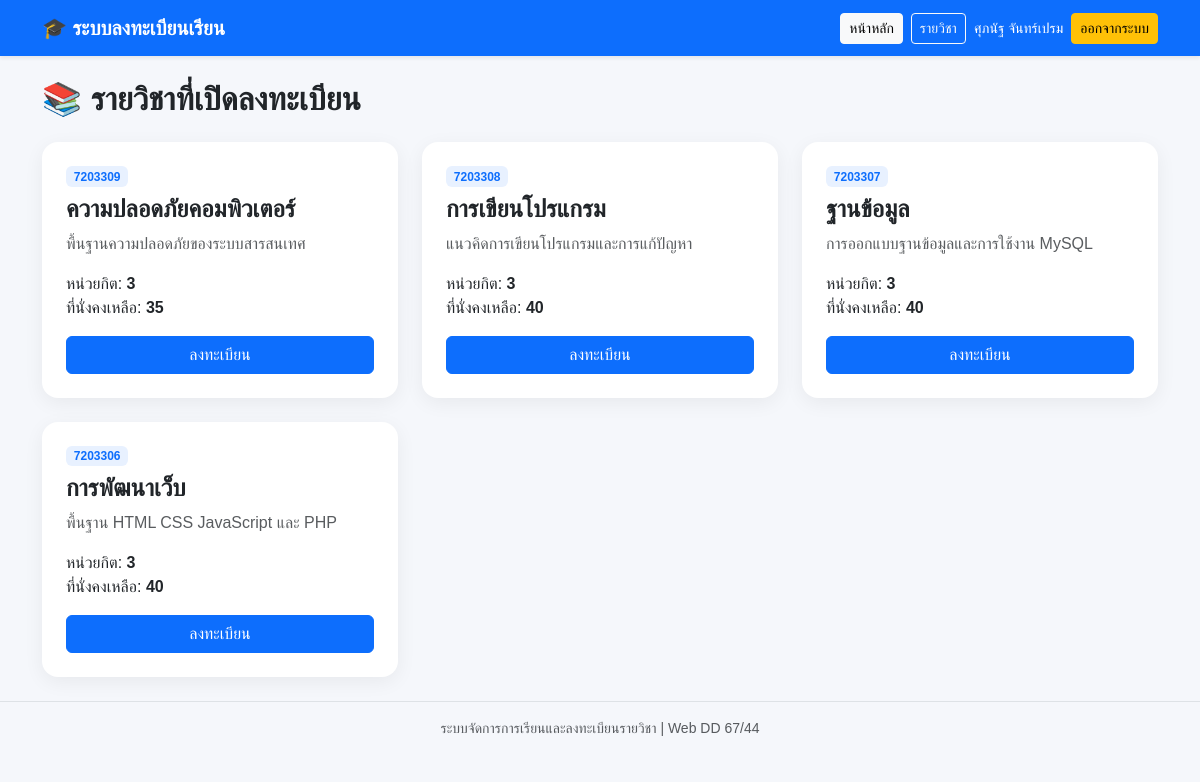
Screenshot of /courses.php (signed in) with the database file from the repository.
### tables this page shows
CREATE TABLE courses (
    id INT AUTO_INCREMENT PRIMARY KEY,
    code VARCHAR(20) NOT NULL,
    name VARCHAR(150) NOT NULL,
    description TEXT,
    credits INT NOT NULL DEFAULT 3,
    capacity INT NOT NULL DEFAULT 40,
    created_at TIMESTAMP DEFAULT CURRENT_TIMESTAMP
);

### database.php (called while the page is built)
<?php
class Database {
    private string $host = "localhost";
    private string $db = "learning_system";
    private string $user = "root";
    private string $pass = "";
    private ?PDO $conn = null;
    public function connect(): PDO {
        if ($this->conn === null) {
            $this->conn = new PDO(
                "mysql:host={$this->host};dbname={$this->db};charset=utf8mb4",
                $this->user,
                $this->pass,
                [
                    PDO::ATTR_ERRMODE => PDO::ERRMODE_EXCEPTION,
                    PDO::ATTR_DEFAULT_FETCH_MODE => PDO::FETCH_ASSOC
                ]
            );
        }
        return $this->conn;
    }
}

### Course.php (called while the page is built, shortened)
<?php
require_once __DIR__ . "/../config/database.php";
class Course {
    private PDO $db;
    public function __construct() {
        $this->db = (new Database())->connect();
    }
    public function all(): array {
        return $this->db->query(
            "SELECT c.*,
                    (SELECT COUNT(*) FROM registrations r WHERE r.course_id = c.id) AS registered
             FROM courses c ORDER BY c.id DESC"
        )->fetchAll();
    }
}

### courses.php (the view, shortened to what this page needs)
<?php
require_once "classes/Auth.php";
require_once "classes/Course.php";
$courseObj = new Course();
$courses = $courseObj->all();
require "includes/header.php";
?>
<h2 class="fw-bold mb-4">📚 รายวิชาที่เปิดลงทะเบียน</h2>
<div class="row g-4">
<?php foreach ($courses as $c): $remaining = max(0, (int)$c["capacity"] - (int)$c["registered"]); ?>
<div class="col-md-6 col-lg-4">
<div class="card p-4 course-card h-100">
<span class="badge badge-soft align-self-start mb-2"><?= htmlspecialchars($c["code"]) ?></span>
<h4 class="fw-bold"><?= htmlspecialchars($c["name"]) ?></h4>
<p class="text-muted"><?= htmlspecialchars($c["description"]) ?></p>
<div class="mb-3">หน่วยกิต: <b><?= $c["credits"] ?></b><br>ที่นั่งคงเหลือ: <b><?= $remaining ?></b></div>
<form method="post"><input type="hidden" name="course_id" value="<?= $c["id"] ?>">
<button class="btn btn-primary w-100" <?= $remaining <= 0 ? "disabled" : "" ?>>ลงทะเบียน</button></form>
</div></div>
<?php endforeach; ?>
</div>
<?php require "includes/footer.php"; ?>

### style.css (style rules this page uses)
body { background:#f5f7fb; font-family:Tahoma,Arial,sans-serif; }
.card { border:0; border-radius:16px; box-shadow:0 5px 20px rgba(0,0,0,.06); }
.course-card { transition:.2s; }
.badge-soft { background:#e8f1ff; color:#0d6efd; }

### rows the page displays
courses: code "7203309", name "ความปลอดภัยคอมพิวเตอร์", description "พื้นฐานความปลอดภัยของระบบสารสนเทศ", credits "3", capacity "35"
courses: code "7203308", name "การเขียนโปรแกรม", description "แนวคิดการเขียนโปรแกรมและการแก้ปัญหา", credits "3", capacity "40"
courses: code "7203307", name "ฐานข้อมูล", description "การออกแบบฐานข้อมูลและการใช้งาน MySQL", credits "3", capacity "40"
courses: code "7203306", name "การพัฒนาเว็บ", description "พื้นฐาน HTML CSS JavaScript และ PHP", credits "3", capacity "40"

### other values shown
$user["name"] "ศุภนัฐ จันทร์เปรม"
